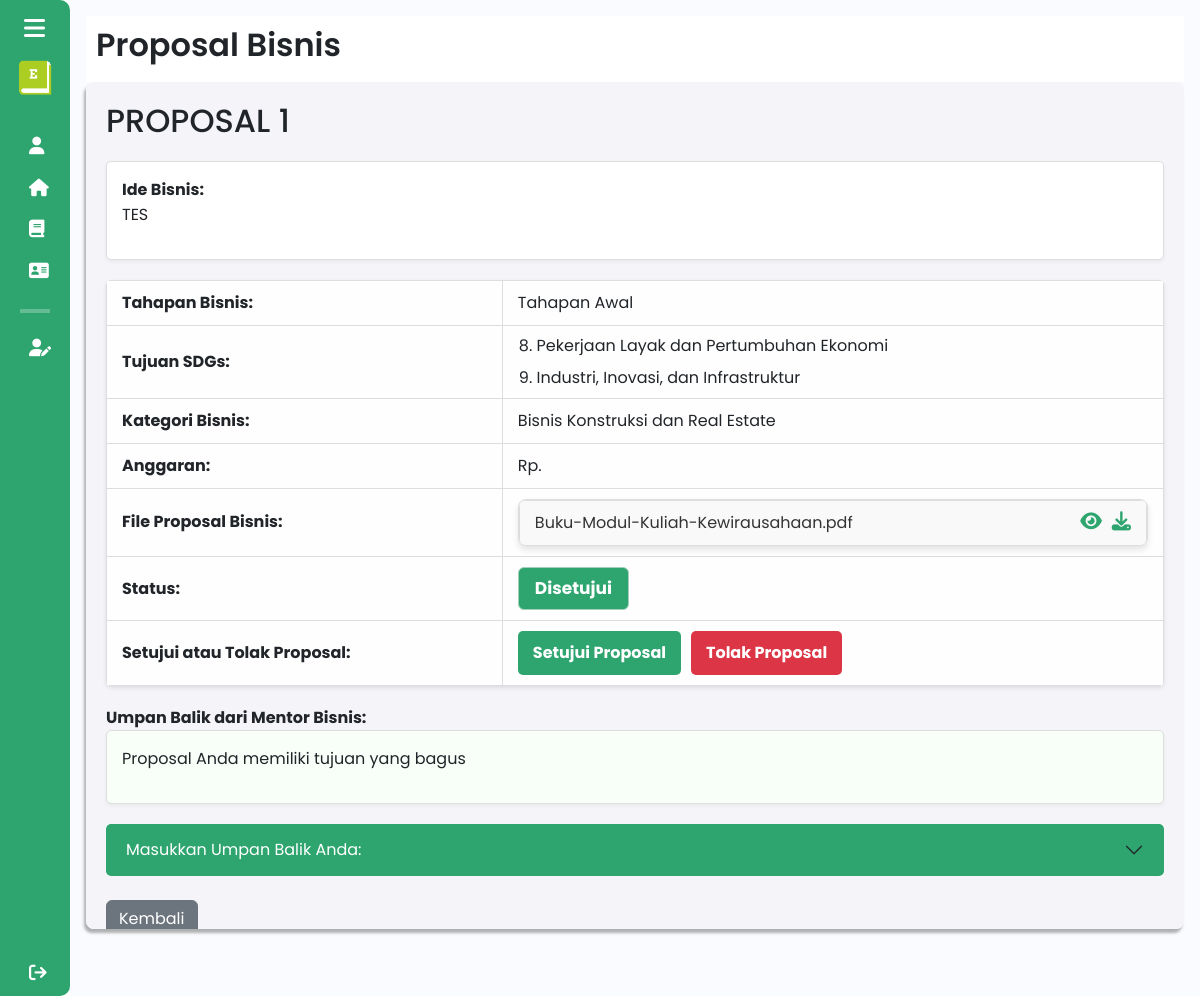
Screenshot of /mentor/detail_proposal?id=41&id_kelompok=26 (signed in) with the database file from the repository.
### tables this page shows
CREATE TABLE `proposal_bisnis` (
  `id` int(11) NOT NULL,
  `judul_proposal` varchar(255) NOT NULL,
  `tahapan_bisnis` varchar(25) NOT NULL,
  `sdg` text NOT NULL,
  `kategori` varchar(255) DEFAULT NULL,
  `other_category` varchar(255) DEFAULT NULL,
  `proposal_pdf` varchar(255) NOT NULL,
  `kelompok_id` int(11) NOT NULL,
  `status` enum('menunggu','ditolak','disetujui') DEFAULT 'menunggu',
  `ide_bisnis` varchar(255) DEFAULT NULL,
  `feedback` varchar(2000) DEFAULT NULL,
  `anggaran` int(11) DEFAULT NULL
);

### components/pages/mentorbisnis/detail_proposal_bisnis_mentor.php (the view, shortened to what this page needs)
<?php
include $_SERVER['DOCUMENT_ROOT'] . '/Entree/config/db_connection.php';
$id_proposal = isset($_GET['id']) ? intval($_GET['id']) : null;
$id_kelompok = isset($_GET['id_kelompok']) ? intval($_GET['id_kelompok']) : null;
$mentor_name = isset($_SESSION['nama']) ? $_SESSION['nama'] : null;
if ($id_proposal) {
    $stmt = $conn->prepare("SELECT * FROM proposal_bisnis WHERE id = ?");
    $stmt->bind_param("i", $id_proposal);
    $stmt->execute();
    $result = $stmt->get_result();
    if ($result->num_rows > 0) {
        $proposal = $result->fetch_assoc();
    } else {
        echo "Proposal tidak ditemukan.";
        exit;
    }
}
if ($id_kelompok) {
    $stmt = $conn->prepare("SELECT id_mentor FROM kelompok_bisnis WHERE id_kelompok = ?");
    $stmt->bind_param("i", $id_kelompok);
    $stmt->execute();
    $result = $stmt->get_result();
    if ($result->num_rows > 0) {
        $row = $result->fetch_assoc();
        $id_mentor = $row['id_mentor'];
    }
} else {
    echo "ID Kelompok tidak valid.";
}
$mentorQuery = "
        SELECT m.nama AS nama_mentor
        FROM mentor m
        WHERE m.id = '" . $id_mentor . "' LIMIT 1";
    $mentorResult = mysqli_query($conn, $mentorQuery);
    $mentor = mysqli_fetch_assoc($mentorResult);
    $namaMentor = $mentor['nama_mentor'] ?? 'Nama mentor tidak tersedia';
$is_mentor_matched = ($mentor_name === $namaMentor);
$sdg_mapping = [
    "mengakhiri_kemiskinan" => "1. Mengakhiri Kemiskinan",
    "mengakhiri_kelaparan" => "2. Mengakhiri Kelaparan",
    "kesehatan_kesejahteraan" => "3. Kesehatan dan Kesejahteraan",
    "pendidikan_berkualitas" => "4. Pendidikan Berkualitas",
    "kesetaraan_gender" => "5. Kesetaraan Gender",
    "air_bersih_sanitasi" => "6. Air Bersih dan Sanitasi",
    "energi_bersih_terjangkau" => "7. Energi Bersih dan Terjangkau",
    "pekerjaan_pertumbuhan_ekonomi" => "8. Pekerjaan Layak dan Pertumbuhan Ekonomi",
    "industri_inovasi_infrastruktur" => "9. Industri, Inovasi, dan Infrastruktur",
    "mengurangi_ketimpangan" => "10. Mengurangi Ketimpangan",
    "kota_komunitas_berkelanjutan" => "11. Kota dan Komunitas Berkelanjutan",
    "konsumsi_produksi_bertanggung_jawab" => "12. Konsumsi dan Produksi yang Bertanggung Jawab",
    "penanganan_perubahan_iklim" => "13. Penanganan Perubahan Iklim",
    "ekosistem_lautan" => "14. Ekosistem Lautan",
    "ekosistem_daratan" => "15. Ekosistem Daratan",
    "perdamaian_keadilan_institusi_kuat" => "16. Perdamaian, Keadilan, dan Kelembagaan yang Kuat",
    "kemitraan_tujuan" => "17. Kemitraan untuk Mencapai Tujuan"
];
$sdg_selected = explode(",", $proposal['sdg']);
$sdg_labels = array_map(function ($key) use ($sdg_mapping) {
    return $sdg_mapping[$key] ?? $key;
}, $sdg_selected);
?>
<!DOCTYPE html>
<html lang="en">
<head>
    <link href="https://cdn.lineicons.com/4.0/lineicons.css" rel="stylesheet" />
    <link href="https://cdn.jsdelivr.net/npm/bootstrap@5.3.0-alpha3/dist/css/bootstrap.min.css" rel="stylesheet"
>
    <link rel="stylesheet" href="/Entree/assets/css/detail_proposal.css">
</head>
<body>
    <div class="wrapper">
        <?php
        include 'sidebar_mentor.php';
        ?>
        <div class="main p-3">
            <div class="main_header">
                <?php
                    include 'header_mentor.php';
                ?>
            </div>
            <div class="main_wrapper">
                <h2><?php echo htmlspecialchars($proposal['judul_proposal']); ?></h2>
                <div class="description">
                    <strong>Ide Bisnis:</strong>
                    <p><?php echo htmlspecialchars($proposal['ide_bisnis'] ?? 'Tidak ada ide bisnis.'); ?></p>
                </div>
                <table class="styled-table">
                    <tr>
                        <td><strong>Tahapan Bisnis:</strong></td>
                        <td class="file-box">
                            <?php echo htmlspecialchars($proposal['tahapan_bisnis']); ?>
                        </td>
                    </tr>
                    <tr>
                        <td><strong>Tujuan SDGs:</strong></td>
                        <td class="file-box m-0 p-0">
                            <ul class="m-0 p-0 mx-2">
                                <?php foreach ($sdg_labels as $label): ?>
                                    <li class="m-2"><?php echo htmlspecialchars($label); ?></li>
                                <?php endforeach; ?>
                            </ul>
                        </td>
                    </tr>
                    <tr>
                        <td><strong>Kategori Bisnis:</strong></td>
                        <td class="file-box">
                            <?php
                            if ($proposal['kategori'] === 'lainnya') {
                                echo htmlspecialchars($proposal['other_category']);
                            } else {
                                echo htmlspecialchars($proposal['kategori']);
                            }
                            ?>
                        </td>
                    </tr>
                    <tr>
                        <td><strong>Anggaran:</strong></td>
                        <td class="file-box">
                            Rp. <?php echo htmlspecialchars($proposal['anggaran']); ?>
                        </td>
                    </tr>
                    <tr>
                        <td><strong>File Proposal Bisnis:</strong></td>
                        <td class="file-box">
                            <ul id="fileList">
                                <li class="file-box">
                                    <div class="file-info">
                                        <?php echo htmlspecialchars(basename($proposal['proposal_pdf'])); ?>
                                    </div>
                                    <div class="icon-group">
                                        <a href="/Entree/components/pages/mahasiswa/uploads/proposal/<?php echo basename($proposal['proposal_pdf']); ?>" target="_blank" class="detail-icon" data-bs-toggle="tooltip" data-bs-custom-class="custom-tooltip" data-bs-title="Lihat File">
                                            <i class="fa-solid fa-eye"></i>
                                        </a>
                                        <a href="/Entree/components/pages/mahasiswa/uploads/proposal/<?php echo basename($proposal['proposal_pdf']); ?>" download class="btn-icon" data-bs-toggle="tooltip" data-bs-custom-class="custom-tooltip" data-bs-title="Unduh File">
                                            <i class="fa-solid fa-download"></i>
                                        </a>
                                    </div>
                                </li>
                            </ul>
                        </td>
                    </tr>
                    <tr>
                        <td><strong>Status:</strong></td>
                        <td class="file-box">
                            <?php
                                if ($proposal['status'] == 'disetujui') {
                                    echo '<p class="alert alert-success text-white fw-bold text-center p-2 m-0 px-3" style="background-color:#2ea56f; font-size: 17px; width:fit-content;" role="alert">Disetujui</p>';
                                } elseif ($proposal['status'] == 'ditolak') {
                                    echo '<p class="alert alert-danger text-white fw-bold text-center p-2 m-0 px-3" style="background-color:#dc3545; font-size: 17px; width:fit-content;" role="alert">Ditolak</p>';
                                } else {
                                    echo '<p class="alert alert-warning text-white fw-bold text-center p-2 m-0 px-3" style="background-color: #ffc107; font-size: 17px; width:fit-content;" role="alert">Menunggu</p>';
                                }
                            ?>
                        </td>
                    </tr>
                    <?php if ($is_mentor_matched): ?>
                        <tr>
                            <td><strong>Setujui atau Tolak Proposal:</strong></td>
                            <td class="file-box">
                                <div class="action-buttons m-0">
                                    <button type="button" class="accept-btn">Setujui Proposal</button>
                                    <button type="button" class="reject-btn">Tolak Proposal</button>
                                </div>
                            </td>
                        </tr>
                    <?php endif; ?>
                </table>
            <?php if ($is_mentor_matched): ?>
                <?php if (!empty($proposal['feedback'])): ?>
                    <strong>Umpan Balik dari Mentor Bisnis:</strong>
                    <div class="feedback-box">
                        <p><?php echo htmlspecialchars($proposal['feedback'] ?? 'Belum ada umpan balik.'); ?></p>
                    </div>
                <?php endif; ?>
                <div class="accordion accordion-flush" id="accordionFlushExample">
                    <div class="accordion-item">
                        <h2 class="accordion-header">
                        <button class="accordion-button collapsed text-white" style="background-color:#2ea56f; border-radius:5px;" type="button" data-bs-toggle="collapse" data-bs-target="#flush-collapseOne" aria-expanded="false" aria-controls="flush-collapseOne">
                            Masukkan Umpan Balik Anda:
                        </button>
                        </h2>
                    </div>
                </div>
            <?php endif; ?>
            <div class="mt-4 text-left">
                <button type="button" class="btn btn-secondary" onclick="window.location.href='proposal_bisnis?id_kelompok=<?php echo $id_kelompok ?>'">Kembali</button>
            </div>
            </div>
        </div>
    </div>
</body>
</html>

### assets/css/detail_proposal.css (style rules this page uses)
body { font-family: Arial, sans-serif; background-color: #f4f4f9; }
.main { padding: 20px; }
.main_wrapper { padding: 30px; background-color: #f4f4f9; border-radius: 8px; box-shadow: 0 4px 6px rgba(0, 0, 0, 0.1); height: 85vh; padding: 30px; }
h2 { font-size: 24px; font-weight: bold; margin-bottom: 20px; }
.description { margin: 20px 0; padding: 15px; background-color: #fff; border: 1px solid #ddd; border-radius: 5px; line-height: 1.6; box-shadow: 0 2px 4px rgba(0, 0, 0, 0.05); }
.styled-table { width: 100%; margin: 20px 0; border-collapse: collapse; background-color: #fff; border-radius: 5px; overflow: hidden; box-shadow: 0 2px 4px rgba(0, 0, 0, 0.1); }
.styled-table td { padding: 10px 15px; border: 1px solid #ddd; background-color: #fefefe; vertical-align: middle; }
.file-box { background-color: #f9f9f9; padding: 10px 15px; border: 1px solid #ddd; border-radius: 5px; }
.feedback-box { width: 100%; padding: 15px; border: 1px solid #ddd; background-color: #f8fef8; border-radius: 5px; box-shadow: 0 2px 4px rgba(0, 0, 0, 0.05); overflow-y: auto; max-height: 200px; line-height: 1.6; margin-bottom: 20px; }
.action-buttons { display: flex; margin-top: 15px; gap: 10px; }
.action-buttons button { padding: 10px 15px; font-size: 16px; font-weight: bold; width: fit-content; border: none; border-radius: 5px; cursor: pointer; transition: background-color 0.3s ease, transform 0.2s ease; }
.action-buttons .accept-btn { background-color: #2ea56f; color: white; }
.action-buttons .reject-btn { background-color: #dc3545; color: white; }
#fileList { list-style: none; padding: 0; margin: 0; border: 1px solid #ddd; border-radius: 8px; background: #f9f9f9; box-shadow: 0 4px 6px rgba(0, 0, 0, 0.1); overflow: hidden; text-align: left; }
#fileList li { display: flex; justify-content: space-between; align-items: center; padding: 10px 15px; border-bottom: 1px solid #e0e0e0; font-size: 1rem; color: #333; transition: background 0.3s; }
#fileList li:last-child { border-bottom: none; }
#fileList li .file-info { display: flex; flex-direction: row; }
#fileList li .icon-group { display: flex; gap: 10px; }
#fileList li .icon-group i { font-size: 1.2rem; color: #2ea56f; cursor: pointer; transition: color 0.3s; }

### assets/css/sidebar.css (style rules this page uses)
a { text-decoration: none; }
li { list-style: none; }
body { font-family: "Poppins", sans-serif; }
.wrapper { display: flex; }
.main { min-height: 100vh; width: 100%; overflow: hidden; transition: all 0.35s ease-in-out; background-color: #fafbfe; }
.main_wrapper { width: 100%; height: 85vh; background-color: #f4f4f9; box-shadow: -2px 4px 3px rgba(0, 0, 0, 0.3); margin: 0; padding: 20px; overflow-y: auto; border-radius: 8px; }

### assets/css/header.css (style rules this page uses)
a { text-decoration: none; }
li { list-style: none; }
body { font-family: "Poppins", sans-serif; }
.main_header { display: flex; justify-content: space-between; align-items: center; padding: 5px; background-color: #fff; min-height: 50px; }

### rows the page displays
proposal_bisnis: judul_proposal "PROPOSAL 1", ide_bisnis "TES", tahapan_bisnis "Tahapan Awal", sdg "8. Pekerjaan Layak dan Pertumbuhan Ekonomi", sdg "9. Industri, Inovasi, dan Infrastruktur", kategori "Bisnis Konstruksi dan Real Estate", proposal_pdf "Buku-Modul-Kuliah-Kewirausahaan.pdf", feedback "Proposal Anda memiliki tujuan yang bagus"

### other values shown
$pageTitle "Proposal Bisnis"
